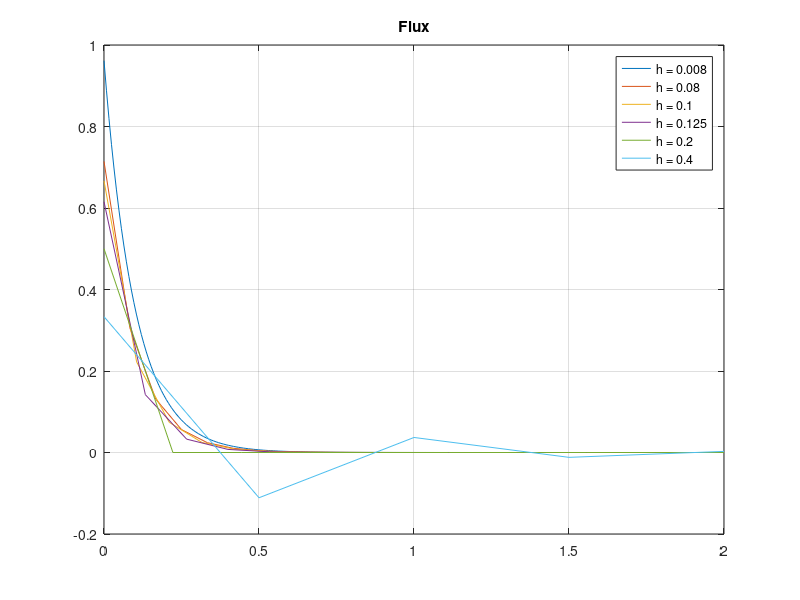

Recreate this plot in MATLAB.
% Transport Solver
clear all
clc
h=[0.008 0.08 0.1 0.125 0.2 0.4];
x_l=0;
x_r=2;
phi_l_pos=2;
phi_l_neg=0;
flag=0;

tol=0.001;
 
S_t=1;
S_s=0;
Q=0;
alpha=0;
a_pos=0.1;
a_neg=-a_pos;


for p=1:length(h)
ScalarOld=zeros(1,(x_r-x_l)/h(p));  
flux=zeros(length(a_pos)+length(a_neg),1+2*(x_r-x_l)/h(p));
flux(1:length(a_pos),1)=phi_l_pos;
flux(length(a_pos)+1:end,1)=phi_l_pos;
weights=1/(length(a_pos)+length(a_neg));
the_error=0;
x=1;
iteration=1;
while (the_error>tol || iteration==1)
   for a=1:length(a_pos)
       Q_sc=(2*S_s)*weights*sum(flux);
       Q_tot=Q+Q_sc;
       for x=2:2:floor(2*(x_r-x_l)/h(p))
           flux(a,x)=(Q_sc(x)+(2*(abs(a_pos(a))/h(p))/(1+alpha))*flux(a,x-1))./(S_t+(2*(abs(a_pos(a))/h(p))/(1+alpha)));
           flux(a,x+1)=(2/(1+alpha))*flux(a,x)-((1-alpha)/(1+alpha))*flux(a,x-1);
       end
   end
   %now we apply reflecting boundary condition
   for a=1:length(a_pos)
       flux(a+length(a_pos),end)=flux(a,end);
   end
   %now we do the negative sweep
   for a=length(a_pos)+1:length(a_pos)+length(a_neg)
       Q_sc=(2*S_s)*weights*sum(flux);
       Q_tot=Q/(length(a_pos)+length(a_neg))+Q_sc;
       for x=floor(2*(x_r-x_l))/h(p):-2:2
           flux(a,x)=(Q_sc(x)+(2*(abs(a_neg(a-length(a_pos)))/h(p))/(1-alpha))*flux(a,x+1))./(S_t+(2*(abs(a_neg(a-length(a_pos)))/h(p))/(1-alpha)));
           flux(a,x-1)=(2/(1-alpha))*flux(a,x)-((1+alpha)/(1-alpha))*flux(a,x+1);
       end
   end
   AllScalar=weights*sum(flux);
   Scalar=AllScalar(2:2:end);
   L2_error(iteration)=sqrt(sum(abs(Scalar.^2-ScalarOld.^2)))/sqrt(sum(abs(Scalar.^2)));
   the_error=L2_error(iteration);
   ScalarOld=Scalar;
   iteration=iteration+1;
end
txt=['h = ', num2str(h(p))];
figure(1)
plot(linspace(x_l,x_r,(x_r-x_l)/h(p)),Scalar,'DisplayName',txt);
hold on
grid on
legend show
title('Flux')
% figure(2)
%  plot(1:iteration-1,L2_error,'DisplayName',txt);
%  hold on
%  grid on
% legend show
%  title('error')
Err=L2_error;

clear L2_error;

end